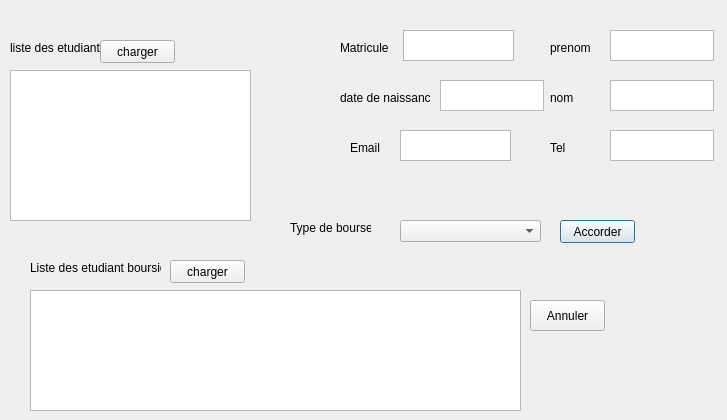
<?xml version="1.0" encoding="UTF-8"?>
<ui version="4.0">
 <class>AccorderBourse</class>
 <widget class="QDialog" name="AccorderBourse">
  <property name="geometry">
   <rect>
    <x>0</x>
    <y>0</y>
    <width>727</width>
    <height>420</height>
   </rect>
  </property>
  <property name="windowTitle">
   <string>Dialog</string>
  </property>
  <widget class="QLabel" name="label_7">
   <property name="geometry">
    <rect>
     <x>550</x>
     <y>40</y>
     <width>51</width>
     <height>16</height>
    </rect>
   </property>
   <property name="text">
    <string>prenom</string>
   </property>
  </widget>
  <widget class="QLabel" name="label_2">
   <property name="geometry">
    <rect>
     <x>340</x>
     <y>40</y>
     <width>51</width>
     <height>16</height>
    </rect>
   </property>
   <property name="text">
    <string>Matricule</string>
   </property>
  </widget>
  <widget class="QTextEdit" name="Tmat">
   <property name="geometry">
    <rect>
     <x>403</x>
     <y>30</y>
     <width>111</width>
     <height>31</height>
    </rect>
   </property>
   <property name="readOnly">
    <bool>true</bool>
   </property>
  </widget>
  <widget class="QLabel" name="label_6">
   <property name="geometry">
    <rect>
     <x>550</x>
     <y>90</y>
     <width>41</width>
     <height>16</height>
    </rect>
   </property>
   <property name="text">
    <string>nom</string>
   </property>
  </widget>
  <widget class="QTextEdit" name="Ttel">
   <property name="geometry">
    <rect>
     <x>610</x>
     <y>130</y>
     <width>104</width>
     <height>31</height>
    </rect>
   </property>
   <property name="readOnly">
    <bool>true</bool>
   </property>
  </widget>
  <widget class="QLabel" name="label_3">
   <property name="geometry">
    <rect>
     <x>340</x>
     <y>90</y>
     <width>91</width>
     <height>16</height>
    </rect>
   </property>
   <property name="text">
    <string>date de naissance</string>
   </property>
  </widget>
  <widget class="QLabel" name="label">
   <property name="geometry">
    <rect>
     <x>10</x>
     <y>40</y>
     <width>91</width>
     <height>16</height>
    </rect>
   </property>
   <property name="text">
    <string>liste des etudiant</string>
   </property>
  </widget>
  <widget class="QTextEdit" name="Tnom">
   <property name="geometry">
    <rect>
     <x>610</x>
     <y>80</y>
     <width>104</width>
     <height>31</height>
    </rect>
   </property>
   <property name="readOnly">
    <bool>true</bool>
   </property>
   <property name="html">
    <string>&lt;!DOCTYPE HTML PUBLIC &quot;-//W3C//DTD HTML 4.0//EN&quot; &quot;http://www.w3.org/TR/REC-html40/strict.dtd&quot;&gt;
&lt;html&gt;&lt;head&gt;&lt;meta name=&quot;qrichtext&quot; content=&quot;1&quot; /&gt;&lt;style type=&quot;text/css&quot;&gt;
p, li { white-space: pre-wrap; }
&lt;/style&gt;&lt;/head&gt;&lt;body style=&quot; font-family:'MS Shell Dlg 2'; font-size:8.25pt; font-weight:400; font-style:normal;&quot;&gt;
&lt;p style=&quot;-qt-paragraph-type:empty; margin-top:0px; margin-bottom:0px; margin-left:0px; margin-right:0px; -qt-block-indent:0; text-indent:0px;&quot;&gt;&lt;br /&gt;&lt;/p&gt;&lt;/body&gt;&lt;/html&gt;</string>
   </property>
  </widget>
  <widget class="QTextEdit" name="Temail">
   <property name="geometry">
    <rect>
     <x>400</x>
     <y>130</y>
     <width>111</width>
     <height>31</height>
    </rect>
   </property>
   <property name="readOnly">
    <bool>true</bool>
   </property>
  </widget>
  <widget class="QLabel" name="label_4">
   <property name="geometry">
    <rect>
     <x>350</x>
     <y>140</y>
     <width>51</width>
     <height>16</height>
    </rect>
   </property>
   <property name="text">
    <string>Email</string>
   </property>
  </widget>
  <widget class="QTableView" name="tableView">
   <property name="geometry">
    <rect>
     <x>10</x>
     <y>70</y>
     <width>241</width>
     <height>151</height>
    </rect>
   </property>
  </widget>
  <widget class="QTextEdit" name="Tprenom">
   <property name="geometry">
    <rect>
     <x>610</x>
     <y>30</y>
     <width>104</width>
     <height>31</height>
    </rect>
   </property>
   <property name="readOnly">
    <bool>true</bool>
   </property>
  </widget>
  <widget class="QLabel" name="label_5">
   <property name="geometry">
    <rect>
     <x>550</x>
     <y>140</y>
     <width>51</width>
     <height>16</height>
    </rect>
   </property>
   <property name="text">
    <string>Tel</string>
   </property>
  </widget>
  <widget class="QLabel" name="label_8">
   <property name="geometry">
    <rect>
     <x>290</x>
     <y>220</y>
     <width>81</width>
     <height>16</height>
    </rect>
   </property>
   <property name="text">
    <string>Type de bourse</string>
   </property>
  </widget>
  <widget class="QComboBox" name="comboBox">
   <property name="geometry">
    <rect>
     <x>400</x>
     <y>220</y>
     <width>141</width>
     <height>22</height>
    </rect>
   </property>
  </widget>
  <widget class="QPushButton" name="pushButton">
   <property name="geometry">
    <rect>
     <x>560</x>
     <y>220</y>
     <width>75</width>
     <height>23</height>
    </rect>
   </property>
   <property name="text">
    <string>Accorder</string>
   </property>
  </widget>
  <widget class="QTableView" name="tableView_2">
   <property name="geometry">
    <rect>
     <x>30</x>
     <y>290</y>
     <width>491</width>
     <height>121</height>
    </rect>
   </property>
  </widget>
  <widget class="QLabel" name="label_9">
   <property name="geometry">
    <rect>
     <x>30</x>
     <y>260</y>
     <width>131</width>
     <height>16</height>
    </rect>
   </property>
   <property name="text">
    <string>Liste des etudiant boursier</string>
   </property>
  </widget>
  <widget class="QPushButton" name="pushButton_2">
   <property name="geometry">
    <rect>
     <x>100</x>
     <y>40</y>
     <width>75</width>
     <height>23</height>
    </rect>
   </property>
   <property name="text">
    <string>charger</string>
   </property>
  </widget>
  <widget class="QPushButton" name="pushButton_3">
   <property name="geometry">
    <rect>
     <x>170</x>
     <y>260</y>
     <width>75</width>
     <height>23</height>
    </rect>
   </property>
   <property name="text">
    <string>charger</string>
   </property>
  </widget>
  <widget class="QPushButton" name="pushButton_4">
   <property name="geometry">
    <rect>
     <x>530</x>
     <y>300</y>
     <width>75</width>
     <height>31</height>
    </rect>
   </property>
   <property name="text">
    <string>Annuler</string>
   </property>
  </widget>
  <widget class="QTextEdit" name="textEdit">
   <property name="geometry">
    <rect>
     <x>440</x>
     <y>80</y>
     <width>104</width>
     <height>31</height>
    </rect>
   </property>
   <property name="readOnly">
    <bool>true</bool>
   </property>
  </widget>
 </widget>
 <resources/>
 <connections/>
</ui>
